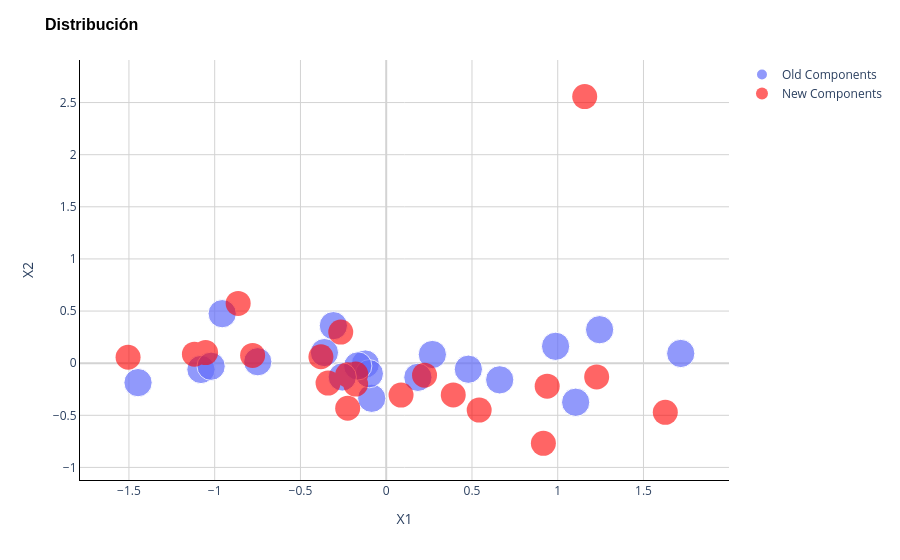

The code cell stored with this chart in its notebook:
### Code cell
# Existing scatter plot
figure = px.scatter(
    x=pca.iloc[:, 0],
    y=pca.iloc[:, 1],
    size=[1] * pca.shape[0],
)

figure.data[0].name = 'Old Components'
figure.data[0].showlegend = True

# Add another scatter plot with cross markers
figure.add_scatter(
    x=pca2.iloc[:, 0],
    y=pca2.iloc[:, 1],
    mode='markers',
    marker=dict(size=25, color='red'),
    name='New Components',
    opacity=0.6
)

# Update layout
figure.update_layout(
    title='Distribución',
    title_font=dict(size=16, family='Arial', color='black', weight='bold'),
    xaxis_title='X1',
    yaxis_title='X2',
    plot_bgcolor='white',
    yaxis=dict(showgrid=True, gridcolor='LightGray', showline=True, linecolor='Black', zeroline=True, zerolinecolor='LightGray'),
    xaxis=dict(showgrid=True, gridcolor='LightGray', showline=True, linecolor='Black', zeroline=True, zerolinecolor='LightGray'),
)

figure.show()

### Figure 1 — Plotly figure (JSON) as saved in the notebook; plotly's stock layout.template omitted (floating-point values rounded to 4 significant figures)
{"data": [{"hovertemplate": "x=%{x}<br>y=%{y}<br>size=%{marker.size}<extra></extra>", "legendgroup": "", "marker": {"color": "#636efa", "size": [1, 1, 1, 1, 1, 1, 1, 1, 1, 1, 1, 1, 1, 1, 1, 1, 1, 1, 1, 1], "sizemode": "area", "sizeref": 0.0025, "symbol": "circle"}, "mode": "markers", "name": "Old Components", "orientation": "v", "showlegend": true, "type": "scatter", "x": [0.4789, -0.08443, -0.7489, -1.08, -0.9563, -0.3603, 0.6618, -1.447, 0.269, -0.1217, -0.09829, 0.9875, -1.021, 1.105, -0.3081, 1.717, 0.1846, 1.244, -0.1658, -0.2562], "xaxis": "x", "y": [-0.05797, -0.337, 0.01395, -0.06041, 0.4748, 0.1018, -0.1599, -0.1865, 0.08305, -0.008067, -0.1009, 0.1618, -0.02952, -0.3746, 0.3598, 0.09312, -0.1358, 0.3211, -0.02651, -0.1322], "yaxis": "y"}, {"marker": {"color": "red", "size": 25}, "mode": "markers", "name": "New Components", "opacity": 0.6, "type": "scatter", "x": [0.3909, -0.2247, -0.7789, -1.118, -0.8632, -0.3808, 0.5421, -1.505, 0.2234, -0.1776, -0.1785, 0.9385, -1.053, 0.9164, -0.2651, 1.627, 0.08645, 1.227, -0.225, -0.3392, 1.157], "y": [-0.3049, -0.4326, 0.0748, 0.08655, 0.5731, 0.06166, -0.4497, 0.05715, -0.1154, -0.1049, -0.2007, -0.2208, 0.1014, -0.7693, 0.2981, -0.4715, -0.3059, -0.1314, -0.1116, -0.1911, 2.557]}], "layout": {"legend": {"itemsizing": "constant", "tracegroupgap": 0}, "margin": {"t": 60}, "plot_bgcolor": "white", "title": {"font": {"color": "black", "family": "Arial", "size": 16, "weight": "bold"}, "text": "Distribución"}, "xaxis": {"anchor": "y", "domain": [0, 1], "gridcolor": "LightGray", "linecolor": "Black", "showgrid": true, "showline": true, "title": {"text": "X1"}, "zeroline": true, "zerolinecolor": "LightGray"}, "yaxis": {"anchor": "x", "domain": [0, 1], "gridcolor": "LightGray", "linecolor": "Black", "showgrid": true, "showline": true, "title": {"text": "X2"}, "zeroline": true, "zerolinecolor": "LightGray"}}}
